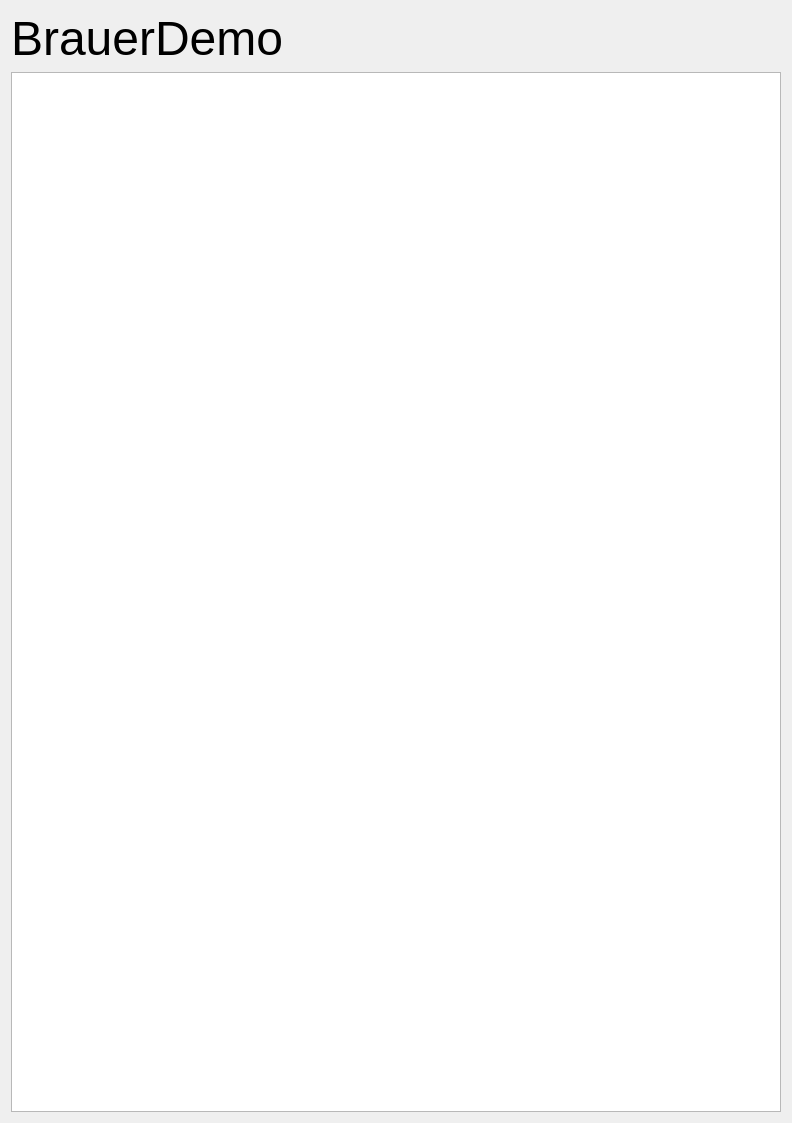
<?xml version="1.0" encoding="UTF-8"?>
<ui version="4.0">
 <class>BrauerDemo</class>
 <widget class="QWidget" name="BrauerDemo">
  <property name="geometry">
   <rect>
    <x>0</x>
    <y>0</y>
    <width>792</width>
    <height>1123</height>
   </rect>
  </property>
  <property name="windowTitle">
   <string>BrauerDemo</string>
  </property>
  <property name="styleSheet">
   <string notr="true">QGraphicsView {
	background: white;
}

background: black
</string>
  </property>
  <layout class="QGridLayout" name="gridLayout">
   <item row="0" column="0">
    <layout class="QVBoxLayout" name="verticalLayout">
     <item>
      <widget class="QLabel" name="label">
       <property name="minimumSize">
        <size>
         <width>200</width>
         <height>0</height>
        </size>
       </property>
       <property name="font">
        <font>
         <pointsize>36</pointsize>
        </font>
       </property>
       <property name="text">
        <string>BrauerDemo</string>
       </property>
      </widget>
     </item>
     <item>
      <widget class="QGraphicsView" name="graphView">
       <property name="autoFillBackground">
        <bool>true</bool>
       </property>
      </widget>
     </item>
    </layout>
   </item>
  </layout>
 </widget>
 <resources/>
 <connections/>
</ui>
